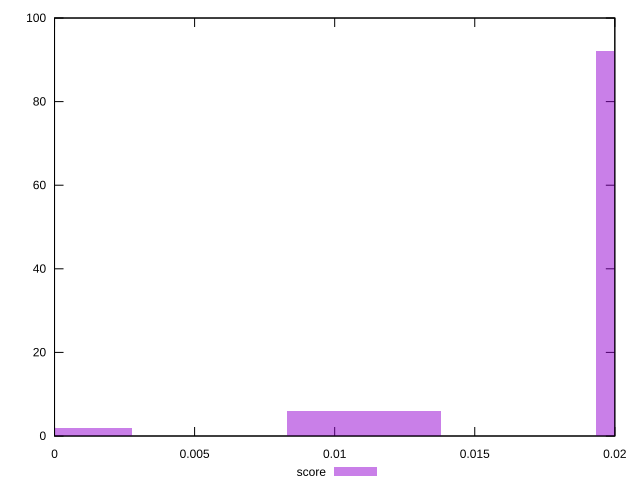

This figure's gnuplot source:
reset

$score <<EOF
0.022088107358825083 92
0.011044053679412542 6
0 2
EOF

set key outside below
set boxwidth 0.005522026839706271
set xrange [0:0.02]
set yrange [0:100]
set trange [0:100]
set style fill transparent solid 0.5 noborder
set terminal svg size 640, 490 enhanced background rgb 'white'
set output "report_00022_2021-02-20T12:08:46.964Z/cumulative-layout-shift/samples/pages+cached+noadtech/score/histogram.svg"

plot $score title "score" with boxes

reset
